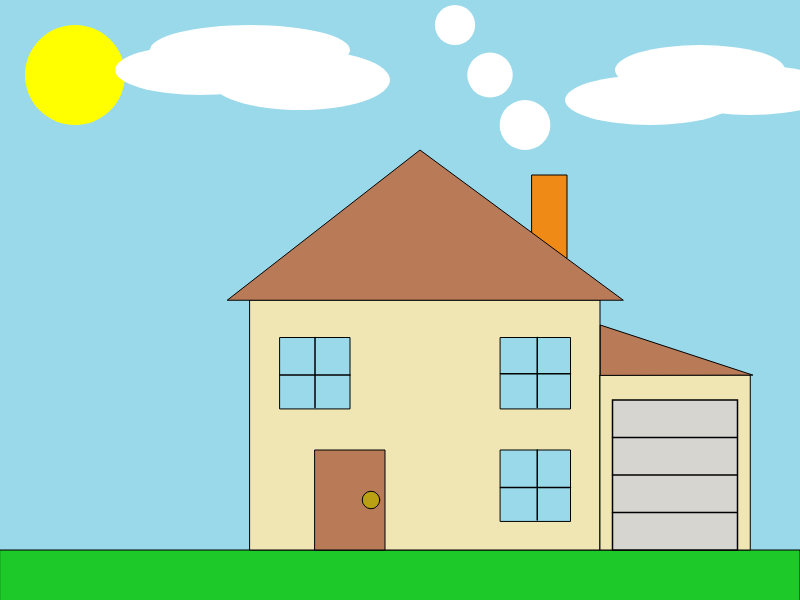
Frame 1 (no input)
Frame 2 (the mouse pressed at the canvas centre, redrawn once): identical to frame 1, image omitted

The p5.js sketch that drew this single still picture (run headless with seeded random() and noise() and a simulated clock; the mouse was pressed at the canvas centre and the sketch redrawn once):

// p5.js sketch
// ── sketch.js
  //You Must Change TWO Variables to Scale the House
var houseWidth = 350;
var houseHeight = 250;


function setup() {
  // put setup code here
  createCanvas(800,600);
}

function draw() {
  // put drawing code here
  //Background
  strokeWeight(0);
  background(153,217,234); //The Sky
  fill(255,255,0);
  ellipse(75,75,100); //Sun
  fill(255,255,255);
  //Clouds
  ellipse(250,50,200,50);
  ellipse(200,70,170,50);
  ellipse(300,80,180,60);
  ellipse(700,70,170,50);
  ellipse(650,100,170,50);
  ellipse(750,90,170,50);


  // Building
  //Ground
  strokeWeight(1);
  fill(28, 201, 40);
  rect(0, 550, 800, 100);

  // House
  fill (240,230,180);
  rect(houseWidth/1.4,houseHeight*1.2,houseWidth,houseHeight);

  // Chimney
  fill(240, 138, 22);
  rect(houseWidth*1.52,houseHeight*0.7,houseWidth/10,houseHeight/3);
  fill(255,255,255);
  strokeWeight(0);
  ellipse(houseWidth*1.5,houseHeight*0.5,houseWidth*0.145,houseHeight*0.2);
  ellipse(houseWidth*1.4,houseHeight*0.3,houseWidth*0.13,houseHeight*0.18);
  ellipse(houseWidth*1.3,houseHeight*0.1,houseWidth*0.115,houseHeight*0.16);

  // Roof
  strokeWeight(1)
  fill(185,122,87);
  triangle(houseWidth*0.65,houseHeight*1.2,houseWidth*1.2,houseHeight*0.6,houseWidth*1.78,houseHeight*1.2);

  // Garage
  fill(240,230,180);
  rect(houseWidth*1.715,houseHeight*1.5,houseWidth/2.333,houseHeight*0.7);

  // Garage Roof
  fill(185,122,87);
  triangle(houseWidth*1.715,houseHeight*1.5,houseWidth*1.715,houseHeight*1.3,houseWidth*2.15,houseHeight*1.5);

   // Objects
   //Door
  rect(houseWidth*0.9,houseHeight*1.8,houseWidth*0.2,houseHeight*0.4);

  //Doorknob
  fill (186, 161, 20);
  ellipse(houseWidth*1.06,houseHeight*2,houseWidth*0.05);

  //Window Topleft
  fill(153,217,234);
  rect(houseWidth*0.8,houseHeight*1.35,houseWidth/5,houseHeight/3.5);
  strokeWeight(1.5)
  line(houseWidth*0.8,houseHeight*1.5,houseWidth,houseHeight*1.5);
  line(houseWidth*0.9,houseHeight*1.63,houseWidth*0.9,houseHeight*1.35);

  //Window TopRight
  strokeWeight(1);
  rect(houseWidth*1.43,houseHeight*1.35,houseWidth/5,houseHeight/3.5);
  strokeWeight(1.5)
  line(houseWidth*1.43,houseHeight*1.495,houseWidth*1.63,houseHeight*1.495);
  line(houseWidth*1.535,houseHeight*1.63,houseWidth*1.535,houseHeight*1.35);

  //Window BottomRight
  strokeWeight(1);
  rect(houseWidth*1.43,houseHeight*1.8,houseWidth/5,houseHeight/3.5);
  strokeWeight(1.5);
  line(houseWidth*1.43,houseHeight*1.95,houseWidth*1.63,houseHeight*1.95);
  line(houseWidth*1.535,houseHeight*1.8,houseWidth*1.535,houseHeight*2.08);

  //Garage Door
  fill(214, 213, 208);
  rect(houseWidth*1.75,houseHeight*1.6,houseWidth/2.8,houseHeight*0.6);
  line(houseWidth*1.75,houseHeight*1.75,houseWidth*2.105,houseHeight*1.75);
  line(houseWidth*1.75,houseHeight*1.9,houseWidth*2.105,houseHeight*1.9);
  line(houseWidth*1.75,houseHeight*2.05,houseWidth*2.105,houseHeight*2.05);



  noLoop();
}
